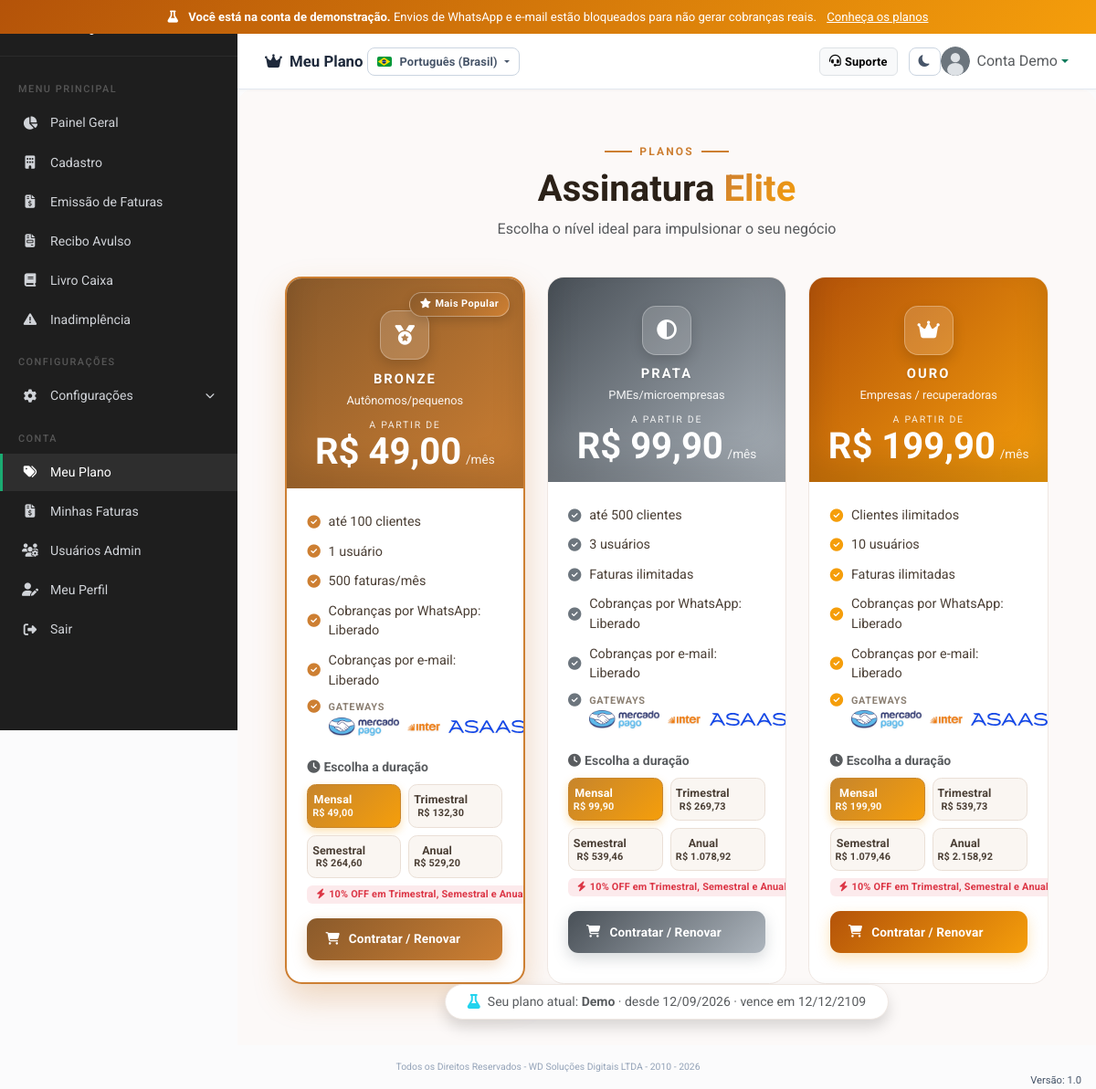
/admin/meu_plano.php (signed in), run on the app's committed database.
### tables this page shows
CREATE TABLE `planos` (
  `id` int(11) NOT NULL AUTO_INCREMENT,
  `nome` varchar(50) NOT NULL,
  `slug` varchar(50) NOT NULL,
  `preco` decimal(10,2) DEFAULT 0.00,
  `descricao` varchar(500) DEFAULT NULL,
  `beneficios` text DEFAULT NULL,
  `max_clientes` int(11) DEFAULT NULL,
  `max_usuarios` int(11) DEFAULT NULL,
  `max_faturas_mensais` int(11) DEFAULT NULL,
  `whatsapp_cobranca` tinyint(1) DEFAULT 1,
  `email_cobranca` tinyint(1) DEFAULT 1,
  `cor` varchar(20) DEFAULT 'secondary',
  `icon` varchar(100) DEFAULT NULL,
  `ativo` tinyint(1) DEFAULT 1,
  `ordem` int(11) DEFAULT 0,
  `criado_em` timestamp NOT NULL DEFAULT current_timestamp(),
  PRIMARY KEY (`id`),
  UNIQUE KEY `slug` (`slug`)
);

CREATE TABLE `admin_planos` (
  `id` int(11) NOT NULL AUTO_INCREMENT,
  `admin_id` int(11) NOT NULL,
  `plano_id` int(11) NOT NULL,
  `data_inicio` date DEFAULT NULL,
  `data_fim` date DEFAULT NULL,
  `atualizado_em` timestamp NOT NULL DEFAULT current_timestamp() ON UPDATE current_timestamp(),
  PRIMARY KEY (`id`),
  UNIQUE KEY `uq_admin_plano` (`admin_id`),
  KEY `plano_id` (`plano_id`),
  CONSTRAINT `admin_planos_ibfk_1` FOREIGN KEY (`admin_id`) REFERENCES `administradores` (`id`) ON DELETE CASCADE,
  CONSTRAINT `admin_planos_ibfk_2` FOREIGN KEY (`plano_id`) REFERENCES `planos` (`id`) ON DELETE CASCADE
);

### admin/meu_plano.php (the view, shortened to what this page needs)
<?php
$pdo = getConnection();
$adminId = $_SESSION['admin_id'] ?? 0;
$stmtPlano = $pdo->prepare("
    SELECT p.*, ap.data_inicio, ap.data_fim
    FROM admin_planos ap
    JOIN planos p ON p.id = ap.plano_id
    WHERE ap.admin_id = ?
    ORDER BY ap.id DESC LIMIT 1
");
$stmtPlano->execute([$adminId]);
$meuPlano = $stmtPlano->fetch();
$planos = $pdo->query("SELECT * FROM planos WHERE ativo = 1 AND COALESCE(slug,'') NOT IN ('diamante', 'demo') ORDER BY ordem ASC")->fetchAll();
include __DIR__ . '/../includes/header.php';
include __DIR__ . '/../includes/sidebar_admin.php';
function corPlano($cor) {
    $mapa = [
        'bronze' => ['badge' => '#cd7f32', 'grad' => 'linear-gradient(135deg, #8a5a2b, #cd7f32)'],
        'secondary' => ['badge' => '#6c757d', 'grad' => 'linear-gradient(135deg, #495057, #adb5bd)'],
        'warning' => ['badge' => '#f59e0b', 'grad' => 'linear-gradient(135deg, #b45309, #f59e0b)'],
        'primary' => ['badge' => '#0d6efd', 'grad' => 'linear-gradient(135deg, #0a4dc4, #3b82f6)'],
        'success' => ['badge' => '#16a34a', 'grad' => 'linear-gradient(135deg, #0f7b5c, #22c55e)'],
        'info' => ['badge' => '#22d3ee', 'grad' => 'linear-gradient(135deg, #0891b2, #22d3ee)'],
        'danger' => ['badge' => '#dc2626', 'grad' => 'linear-gradient(135deg, #b91c1c, #ef4444)'],
        'dark' => ['badge' => '#1f2937', 'grad' => 'linear-gradient(135deg, #111827, #374151)'],
    ];
    return $mapa[$cor] ?? ['badge' => '#0f7b5c', 'grad' => 'linear-gradient(135deg, #0f7b5c, #22c55e)'];
}
function hexToRgba($hex, $alpha) {
    $hex = ltrim((string)$hex, '#');
    $r = hexdec(substr($hex, 0, 2));
    $g = hexdec(substr($hex, 2, 2));
    $b = hexdec(substr($hex, 4, 2));
    return "rgba($r,$g,$b,$alpha)";
}
?>
<div class="main-content">
    <div class="topbar">
        <div>
            <h5><i class="fas fa-crown me-1"></i> Meu Plano</h5>
        </div>
        <a href="https://wa.me/5591982675573" target="_blank" class="btn btn-light btn-sm ms-auto me-2" style="font-size:0.8rem;border:1px solid #dee2e6;"><i class="fas fa-headset"></i> Suporte</a>
        <div class="dropdown">
            <a href="#" class="d-flex align-items-center text-decoration-none dropdown-toggle" data-bs-toggle="dropdown">
                <img src="<?= htmlspecialchars($_SESSION['admin_avatar'] ?? '/cobranca/assets/img/avatars/admin.svg') ?>" alt="Avatar" class="rounded-circle me-2" width="32" height="32" style="object-fit:cover;">
                <span class="text-muted d-none d-md-inline"><?= htmlspecialchars($_SESSION['admin_nome'] ?? '') ?></span>
            </a>
        </div>
    </div>
    <div class="content-area" style="background:#fcf9f8; min-height:100vh; border-radius:1.1rem 1.1rem 0 0;">
        <div class="text-center pt-4 pb-2">
            <div class="d-inline-flex align-items-center gap-2 text-uppercase fw-bold mb-2" style="letter-spacing:.18em; font-size:.75rem; color:#cd7f32;">
                <span style="width:30px;height:2px;background:#cd7f32;display:inline-block;"></span>
                Planos
                <span style="width:30px;height:2px;background:#cd7f32;display:inline-block;"></span>
            </div>
            <h1 class="fw-bold mb-2" style="color:#2b2118;">Assinatura <span style="background:linear-gradient(135deg,#cd7f32,#f59e0b);-webkit-background-clip:text;-webkit-text-fill-color:transparent;">Elite</span></h1>
            <p class="text-muted mb-0">Escolha o nível ideal para impulsionar o seu negócio</p>
        </div>
        <div class="row justify-content-center g-4 px-md-4 mt-2">
            <?php if (empty($planos)): ?>
                <div class="col-12 text-center text-muted py-5">Nenhum plano disponível no momento. Entre em contato com o suporte.</div>
            <?php else:
                $gwLogos = [
                    'mercado pago' => APP_BASE . '/assets/img/mercado-pago-logo.png',
                    'banco inter'  => APP_BASE . '/assets/img/banco-inter-logo-0-1.png',
                    'inter'        => APP_BASE . '/assets/img/banco-inter-logo-0-1.png',
                    'asaas'        => APP_BASE . '/assets/img/asaas-logo.svg',
                    'pix'          => APP_BASE . '/assets/img/pix-logo.svg',
                    'pix manual'   => APP_BASE . '/assets/img/pix-logo.svg',
                ];
                foreach ($planos as $p):
                    $isCurrent = ($meuPlano && $p['id'] == $meuPlano['id']);
                    $feat = ($p['slug'] ?? '') === 'bronze';
                    $c = corPlano($p['cor'] ?? '');
                    $benef = array_filter(array_map('trim', explode("\n", $p['beneficios'] ?? '')));
                    $precoMensal = (float)$p['preco'];
                    $periodos = [
                        1  => ['Mensal',      'fa-calendar-day', $precoMensal],
                        3  => ['Trimestral',  'fa-calendar-alt', round($precoMensal * 3 * 0.90, 2)],
                        6  => ['Semestral',   'fa-calendar-week', round($precoMensal * 6 * 0.90, 2)],
                        12 => ['Anual',       'fa-calendar-check', round($precoMensal * 12 * 0.90, 2)],
                    ];
            ?>
                <div class="col-12 col-sm-6 col-lg-4 col-xl-4">
                    <div class="plan-card position-relative h-100 <?= $feat ? 'featured' : '' ?> <?= $isCurrent ? 'plan-now' : '' ?>" style="--plan-accent:<?= $c['badge'] ?>;--plan-grad:<?= $c['grad'] ?>;--plan-glow:<?= hexToRgba($c['badge'], .28) ?>;">
                        <?php if ($isCurrent): ?>
                            <span class="current-tag"><i class="fas fa-check me-1"></i>Plano Atual</span>
                        <?php elseif ($feat): ?>
                            <span class="current-tag popular"><i class="fas fa-star me-1"></i>Mais Popular</span>
                        <?php endif; ?>
                        <div class="plan-head" style="background:var(--plan-grad);">
                            <div class="plan-ico-wrap"><i class="fas <?= htmlspecialchars($p['icon'] ?: 'fa-circle') ?> plan-ico"></i></div>
                            <div class="plan-name"><?= htmlspecialchars($p['nome']) ?></div>
                            <div class="plan-tagline"><?= htmlspecialchars($p['descricao'] ?? '') ?></div>
                            <div class="plan-por">a partir de</div>
                            <div class="plan-price">
                                <span class="plan-preco-num">R$ <?= number_format($precoMensal, 2, ',', '.') ?></span>
                                <span class="plan-preco-period">/mês</span>
                            </div>
                        </div>
                        <div class="plan-body">
                            <ul class="plan-feat">
                                <?php
                                if ($benef):
                                    foreach ($benef as $b):
                                        if (stripos($b, 'Gateways:') === 0):
                                            $lista = trim(substr($b, strpos($b, ':') + 1));
                                            $lista = str_replace('??', ' · ', $lista);
                                            $nomes = preg_split('/\s*[·,;]\s*/u', $lista);
                                ?>
                                    <li class="plan-gw">
                                        <i class="fas fa-check-circle"></i>
                                        <span class="plan-gw-body">
                                            <span class="plan-gw-title">Gateways</span>
                                            <span class="plan-gw-logos">
                                                <?php foreach ($nomes as $n): $k = strtolower(trim($n)); ?>
                                                    <?php if (isset($gwLogos[$k])): ?>
                                                        <img src="<?= $gwLogos[$k] ?>" alt="<?= htmlspecialchars(trim($n)) ?>" title="<?= htmlspecialchars(trim($n)) ?>" class="plan-gw-logo">
                                                    <?php else: ?>
                                                        <span class="plan-gw-text"><?= htmlspecialchars(trim($n)) ?></span>
                                                    <?php endif; ?>
                                                <?php endforeach; ?>
                                            </span>
                                        </span>
                                    </li>
                                <?php else: ?>
                                    <li><i class="fas fa-check-circle"></i><span><?= htmlspecialchars($b) ?></span></li>
                                <?php endif; ?>
                            <?php endforeach;
                                else: ?>
                                    <li><i class="fas fa-check-circle"></i><span>Recursos inclusos</span></li>
                                <?php endif; ?>
                            </ul>
                            <div class="plan-periodos mb-3">
                                <div class="small text-muted mb-2 fw-semibold"><i class="fas fa-clock me-1"></i>Escolha a duração</div>
                                <div class="row g-2">
                                    <?php foreach ($periodos as $dur => $info): ?>
                                        <div class="col-6">
                                            <button type="button" class="btn btn-sm w-100 periodo-pill <?= $dur === 1 ? 'active' : '' ?>" data-plano="<?= (int)$p['id'] ?>" data-duracao="<?= $dur ?>" onclick="selPeriodo(<?= (int)$p['id'] ?>, <?= $dur ?>, <?= $info[2] ?>)">
                                                <span class="d-flex flex-column align-items-center lh-sm">
                                                    <span><?= $info[0] ?></span>
                                                    <span class="periodo-preco">R$ <?= number_format($info[2], 2, ',', '.') ?></span>
                                                </span>
                                            </button>
                                        </div>
                                    <?php endforeach; ?>
                                </div>
                                <div class="d-flex align-items-center gap-1 mt-2">
                                    <span class="badge" style="background:rgba(220,53,69,.1);color:#dc3545;font-size:.68rem;">
                                        <i class="fas fa-bolt me-1"></i>10% OFF em Trimestral, Semestral e Anual
                                    </span>
                                </div>
                            </div>
                            <?php if ($isCurrent): ?>
                                <button class="btn current-plan-btn w-100" onclick="abrirPagamento(<?= (int)$p['id'] ?>, '<?= htmlspecialchars(addslashes($p['nome'])) ?>', <?= (float)$precoMensal ?>)">
                                    <i class="fas fa-sync me-1"></i> Renovar este plano
                                </button>
                            <?php else: ?>
                                <button class="btn btn-contratar w-100" onclick="abrirPagamento(<?= (int)$p['id'] ?>, '<?= htmlspecialchars(addslashes($p['nome'])) ?>', <?= (float)$precoMensal ?>)">
                                    <i class="fas fa-shopping-cart me-1"></i> Contratar / Renovar
                                </button>
                            <?php endif; ?>
                        </div>
                    </div>
                </div>
            <?php endforeach; endif; ?>
        </div>
        <?php if ($meuPlano): ?>
            <div class="floating-cta">
                <div class="d-inline-flex align-items-center gap-2 px-4 py-2 rounded-pill shadow" style="background:#fff;border:1px solid #efe7e2;">
                    <i class="fas <?= htmlspecialchars($meuPlano['icon'] ?: 'fa-circle') ?>" style="color:<?= corPlano($meuPlano['cor'] ?? '')['badge'] ?>;"></i>
                    <small class="text-muted">Seu plano atual: <strong><?= htmlspecialchars($meuPlano['nome']) ?></strong>
                        <?php if ($meuPlano['data_inicio']): ?> · desde <?= date('d/m/Y', strtotime($meuPlano['data_inicio'])) ?><?php endif; ?>
                        <?php if ($meuPlano['data_fim']): ?> · vence em <?= date('d/m/Y', strtotime($meuPlano['data_fim'])) ?><?php endif; ?>
                    </small>
                </div>
            </div>
        <?php endif; ?>
    </div>
</div>
<?php include __DIR__ . '/../includes/footer.php'; ?>

### assets/css/style.css (style rules this page uses)
:root { --cor-primaria: #0f7b5c; --cor-secundaria: #6c757d; --cor-fundo: #fbfbfc; --cor-sucesso: #128a53; --cor-perigo: #dc3545; --cor-aviso: #f5a623; --cor-info: #38bdf8; --sidebar-width: 260px; --bs-body-font-family: 'Roboto', sans-serif; --radius: 10px; --radius-sm: 8px; --shadow-sm: 0 1px 3px rgba(0,0,0,0.04); --shadow: 0 1px 6px rgba(0,0,0,0.06); --shadow-md: 0 4px 16px rgba(0,0,0,0.07); --transition: 0.2s ease; --app-bg: #fbfbfc; --app-card: #ffffff; --app-card-border: #e8eaed; --app-text: #23272e; --app-text-muted: #7c828d; --app-text-secondary: #31353e; --app-sidebar-bg: #1e1e1e; --app-sidebar-text: #d0d3d8; --app-sidebar-hover: #2e2e2e; --app-sidebar-active-border: #1aab72; --app-topbar-bg: #ffffff; --app-topbar-border: #e8eaed; --slate-50: #f8fafc; --slate-100: #f1f5f9; --slate-200: #e2e8f0; --slate-300: #cbd5e1; --slate-400: #94a3b8; --slate-500: #64748b; --slate-600: #475569; --slate-700: #334155; --slate-800: #1e293b; --slate-900: #0f172a; --zinc-800: #27272a; --zinc-900: #18181b; }
* { margin: 0; padding: 0; box-sizing: border-box; }
body { font-family: 'Roboto', sans-serif; background-color: var(--app-bg); color: var(--app-text); -webkit-font-smoothing: antialiased; }
.main-content { margin-left: var(--sidebar-width); min-height: 100vh; }
.topbar { background: var(--app-topbar-bg); padding: 14px 30px; display: flex; justify-content: space-between; align-items: center; box-shadow: var(--shadow-sm); position: sticky; top: 0; z-index: 100; border-bottom: 1px solid var(--app-topbar-border); }
.topbar h5 { margin: 0; font-weight: 600; color: var(--app-text); font-size: 1.05rem; }
.content-area { padding: 28px; }
body, .table > tbody td, .table > tbody th, .form-control, .form-select, .form-label, .alert, .badge, .card, .stat-card .stat-label, .topbar h5, .fatura-titulo, .fatura-info-value, .fatura-pago-texto, .fatura-pago-sub { font-weight: 400; }
h1, h2, h3, h4, h5, h6 { font-weight: 500; }
.btn { font-weight: 500; }
.btn { border-radius: var(--radius-sm); font-weight: 600; font-size: 0.85rem; padding: 8px 16px; transition: all var(--transition); letter-spacing: 0.01em; display: inline-flex; align-items: center; gap: 6px; }
.btn-sm { padding: 5px 10px; font-size: 0.78rem; gap: 4px; border-radius: 6px; }
.badge { font-weight: 600; font-size: 0.72rem; letter-spacing: 0.2px; border-radius: 6px; padding: 4px 10px; }
.topbar { background: var(--app-card); border-bottom: 1px solid var(--slate-200); }
.topbar h5 { color: var(--slate-800); font-weight: 700; font-size: 1.05rem; }
.content-area > * { animation: fadeIn 0.2s ease; }
a { color: var(--cor-primaria); text-decoration: none; transition: color var(--transition); }

### data on the page
planos: slug "bronze" (drawn), nome "BRONZE", descricao "Autônomos/pequenos", preco "49,00", beneficios "até 100 clientes", beneficios "1 usuário", beneficios "500 faturas/mês", beneficios "Cobranças por WhatsApp: Liberado", beneficios "Cobranças por e-mail: Liberado", info "Mensal", info "49,00", info "Trimestral", info "132,30", info "Semestral", info "264,60", info "Anual", info "529,20"
planos: nome "PRATA", descricao "PMEs/microempresas", preco "99,90", beneficios "até 500 clientes", beneficios "3 usuários", beneficios "Faturas ilimitadas", beneficios "Cobranças por WhatsApp: Liberado", beneficios "Cobranças por e-mail: Liberado", info "Mensal", info "99,90", info "Trimestral", info "269,73", info "Semestral", info "539,46", info "Anual", info "1.078,92"
planos: nome "OURO", descricao "Empresas / recuperadoras", preco "199,90", beneficios "Clientes ilimitados", beneficios "10 usuários", beneficios "Faturas ilimitadas", beneficios "Cobranças por WhatsApp: Liberado", beneficios "Cobranças por e-mail: Liberado", info "Mensal", info "199,90", info "Trimestral", info "539,73", info "Semestral", info "1.079,46", info "Anual", info "2.158,92"
admin_planos: plano.nome "Demo", data_inicio "12/09/2026", data_fim "12/12/2109"

### other printed values
t('layout.menu_label') "MENU PRINCIPAL"
t('nav.painel_geral') "Painel Geral"
t('nav.cadastro') "Cadastro"
t('nav.emissao') "Emissão de Faturas"
t('nav.livro_caixa') "Livro Caixa"
t('nav.inadimplencia') "Inadimplência"
t('nav.configuracoes') "CONFIGURAÇÕES"
t('nav.configuracoes') "Configurações"
t('layout.conta') "CONTA"
t('nav.meu_plano') "Meu Plano"
t('nav.minhas_faturas') "Minhas Faturas"
t('nav.usuarios_admin') "Usuários Admin"
t('nav.meu_perfil') "Meu Perfil"
t('nav.sair') "Sair"
$_SESSION['admin_nome'] "Conta Demo"
